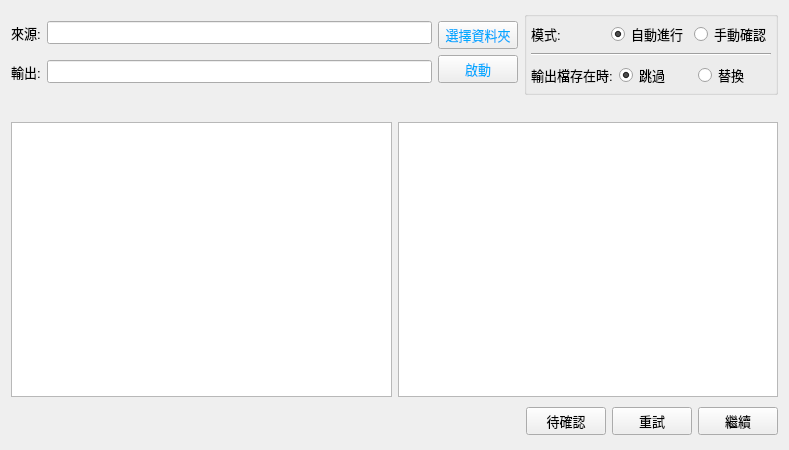
<?xml version="1.0" encoding="UTF-8"?>
<ui version="4.0">
 <class>LayerTr</class>
 <widget class="QWidget" name="LayerTr">
  <property name="geometry">
   <rect>
    <x>0</x>
    <y>0</y>
    <width>789</width>
    <height>450</height>
   </rect>
  </property>
  <property name="font">
   <font>
    <pointsize>10</pointsize>
   </font>
  </property>
  <property name="windowTitle">
   <string>Form</string>
  </property>
  <layout class="QGridLayout" name="gridLayout">
   <item row="0" column="0" colspan="2">
    <widget class="QWidget" name="widget" native="true">
     <property name="minimumSize">
      <size>
       <width>0</width>
       <height>40</height>
      </size>
     </property>
     <layout class="QGridLayout" name="gridLayout_2">
      <property name="leftMargin">
       <number>0</number>
      </property>
      <property name="topMargin">
       <number>0</number>
      </property>
      <property name="rightMargin">
       <number>0</number>
      </property>
      <property name="bottomMargin">
       <number>0</number>
      </property>
      <item row="0" column="4" rowspan="2">
       <widget class="QWidget" name="widget_6" native="true">
        <property name="sizePolicy">
         <sizepolicy hsizetype="Fixed" vsizetype="Preferred">
          <horstretch>0</horstretch>
          <verstretch>0</verstretch>
         </sizepolicy>
        </property>
        <property name="minimumSize">
         <size>
          <width>30</width>
          <height>30</height>
         </size>
        </property>
        <layout class="QGridLayout" name="gridLayout_3">
         <property name="leftMargin">
          <number>0</number>
         </property>
         <property name="topMargin">
          <number>0</number>
         </property>
         <property name="rightMargin">
          <number>0</number>
         </property>
         <property name="bottomMargin">
          <number>0</number>
         </property>
         <item row="0" column="0">
          <widget class="QPushButton" name="btnSelectDir">
           <property name="styleSheet">
            <string notr="true">color: rgb(0, 170, 255);</string>
           </property>
           <property name="text">
            <string>選擇資料夾</string>
           </property>
          </widget>
         </item>
         <item row="1" column="0">
          <widget class="QPushButton" name="btnRun">
           <property name="styleSheet">
            <string notr="true">color: rgb(0, 170, 255);</string>
           </property>
           <property name="text">
            <string>啟動</string>
           </property>
          </widget>
         </item>
        </layout>
       </widget>
      </item>
      <item row="0" column="1">
       <widget class="QLabel" name="label">
        <property name="sizePolicy">
         <sizepolicy hsizetype="Fixed" vsizetype="Preferred">
          <horstretch>0</horstretch>
          <verstretch>0</verstretch>
         </sizepolicy>
        </property>
        <property name="text">
         <string>來源:</string>
        </property>
       </widget>
      </item>
      <item row="1" column="2" colspan="2">
       <widget class="QLineEdit" name="txOutPath"/>
      </item>
      <item row="0" column="2" colspan="2">
       <widget class="QLineEdit" name="txPath"/>
      </item>
      <item row="1" column="1">
       <widget class="QLabel" name="label_3">
        <property name="text">
         <string>輸出:</string>
        </property>
       </widget>
      </item>
     </layout>
    </widget>
   </item>
   <item row="1" column="0" colspan="2">
    <widget class="QLabel" name="lbFileName">
     <property name="text">
      <string/>
     </property>
    </widget>
   </item>
   <item row="0" column="2">
    <widget class="QGroupBox" name="rbGounp1">
     <layout class="QGridLayout" name="gridLayout_4">
      <property name="leftMargin">
       <number>4</number>
      </property>
      <property name="topMargin">
       <number>4</number>
      </property>
      <property name="rightMargin">
       <number>4</number>
      </property>
      <property name="bottomMargin">
       <number>4</number>
      </property>
      <item row="2" column="0" colspan="3">
       <widget class="QWidget" name="widget_7" native="true">
        <property name="minimumSize">
         <size>
          <width>0</width>
          <height>24</height>
         </size>
        </property>
        <layout class="QHBoxLayout" name="horizontalLayout_3">
         <property name="leftMargin">
          <number>0</number>
         </property>
         <property name="topMargin">
          <number>0</number>
         </property>
         <property name="rightMargin">
          <number>0</number>
         </property>
         <property name="bottomMargin">
          <number>0</number>
         </property>
         <item>
          <widget class="QLabel" name="label_4">
           <property name="text">
            <string>輸出檔存在時:</string>
           </property>
          </widget>
         </item>
         <item>
          <widget class="QRadioButton" name="rbSkip">
           <property name="text">
            <string>跳過</string>
           </property>
           <property name="checked">
            <bool>true</bool>
           </property>
          </widget>
         </item>
         <item>
          <widget class="QRadioButton" name="rbReplace">
           <property name="text">
            <string>替換</string>
           </property>
          </widget>
         </item>
        </layout>
       </widget>
      </item>
      <item row="0" column="1">
       <widget class="QRadioButton" name="rbAuto">
        <property name="text">
         <string>自動進行</string>
        </property>
        <property name="checked">
         <bool>true</bool>
        </property>
       </widget>
      </item>
      <item row="0" column="2">
       <widget class="QRadioButton" name="rbManual">
        <property name="text">
         <string>手動確認</string>
        </property>
        <property name="checked">
         <bool>false</bool>
        </property>
       </widget>
      </item>
      <item row="0" column="0">
       <widget class="QLabel" name="label_2">
        <property name="text">
         <string>模式:</string>
        </property>
       </widget>
      </item>
      <item row="1" column="0" colspan="3">
       <widget class="Line" name="line">
        <property name="orientation">
         <enum>Qt::Horizontal</enum>
        </property>
       </widget>
      </item>
     </layout>
    </widget>
   </item>
   <item row="2" column="0" colspan="3">
    <widget class="QWidget" name="widget_3" native="true">
     <property name="sizePolicy">
      <sizepolicy hsizetype="Preferred" vsizetype="Minimum">
       <horstretch>0</horstretch>
       <verstretch>0</verstretch>
      </sizepolicy>
     </property>
     <property name="minimumSize">
      <size>
       <width>0</width>
       <height>100</height>
      </size>
     </property>
     <layout class="QHBoxLayout" name="horizontalLayout_2">
      <property name="leftMargin">
       <number>0</number>
      </property>
      <property name="topMargin">
       <number>0</number>
      </property>
      <property name="rightMargin">
       <number>0</number>
      </property>
      <property name="bottomMargin">
       <number>0</number>
      </property>
      <item>
       <widget class="QTextEdit" name="txtOri">
        <property name="readOnly">
         <bool>true</bool>
        </property>
       </widget>
      </item>
      <item>
       <widget class="QTextEdit" name="txtOut"/>
      </item>
     </layout>
    </widget>
   </item>
   <item row="3" column="0" colspan="3">
    <widget class="QWidget" name="widget_2" native="true">
     <property name="minimumSize">
      <size>
       <width>0</width>
       <height>36</height>
      </size>
     </property>
     <layout class="QHBoxLayout" name="horizontalLayout_4">
      <property name="leftMargin">
       <number>0</number>
      </property>
      <property name="topMargin">
       <number>0</number>
      </property>
      <property name="rightMargin">
       <number>0</number>
      </property>
      <property name="bottomMargin">
       <number>0</number>
      </property>
      <item>
       <widget class="QWidget" name="widget_5" native="true">
        <layout class="QHBoxLayout" name="horizontalLayout_5">
         <property name="leftMargin">
          <number>0</number>
         </property>
         <property name="topMargin">
          <number>0</number>
         </property>
         <property name="rightMargin">
          <number>0</number>
         </property>
         <property name="bottomMargin">
          <number>0</number>
         </property>
         <item>
          <spacer name="horizontalSpacer_2">
           <property name="orientation">
            <enum>Qt::Horizontal</enum>
           </property>
           <property name="sizeHint" stdset="0">
            <size>
             <width>40</width>
             <height>20</height>
            </size>
           </property>
          </spacer>
         </item>
         <item>
          <widget class="QLabel" name="lbMsg">
           <property name="sizePolicy">
            <sizepolicy hsizetype="Expanding" vsizetype="Preferred">
             <horstretch>0</horstretch>
             <verstretch>0</verstretch>
            </sizepolicy>
           </property>
           <property name="minimumSize">
            <size>
             <width>120</width>
             <height>0</height>
            </size>
           </property>
           <property name="text">
            <string/>
           </property>
           <property name="alignment">
            <set>Qt::AlignCenter</set>
           </property>
          </widget>
         </item>
         <item>
          <widget class="QLabel" name="lbError">
           <property name="minimumSize">
            <size>
             <width>250</width>
             <height>0</height>
            </size>
           </property>
           <property name="styleSheet">
            <string notr="true">font: 9pt &quot;Microsoft JhengHei UI&quot;;
color: rgb(255, 0, 0);</string>
           </property>
           <property name="text">
            <string/>
           </property>
          </widget>
         </item>
         <item>
          <widget class="QLabel" name="lbCount">
           <property name="minimumSize">
            <size>
             <width>75</width>
             <height>0</height>
            </size>
           </property>
           <property name="text">
            <string/>
           </property>
          </widget>
         </item>
         <item>
          <widget class="QWidget" name="widget_4" native="true">
           <property name="minimumSize">
            <size>
             <width>200</width>
             <height>0</height>
            </size>
           </property>
           <layout class="QHBoxLayout" name="horizontalLayout">
            <property name="leftMargin">
             <number>0</number>
            </property>
            <property name="topMargin">
             <number>0</number>
            </property>
            <property name="rightMargin">
             <number>0</number>
            </property>
            <property name="bottomMargin">
             <number>0</number>
            </property>
            <item>
             <widget class="QPushButton" name="btnUnCheck">
              <property name="text">
               <string>待確認</string>
              </property>
             </widget>
            </item>
            <item>
             <widget class="QPushButton" name="btnRefresh">
              <property name="text">
               <string>重試</string>
              </property>
             </widget>
            </item>
            <item>
             <widget class="QPushButton" name="btnCheck">
              <property name="text">
               <string>繼續</string>
              </property>
             </widget>
            </item>
           </layout>
          </widget>
         </item>
        </layout>
       </widget>
      </item>
     </layout>
    </widget>
   </item>
  </layout>
 </widget>
 <resources/>
 <connections/>
</ui>
